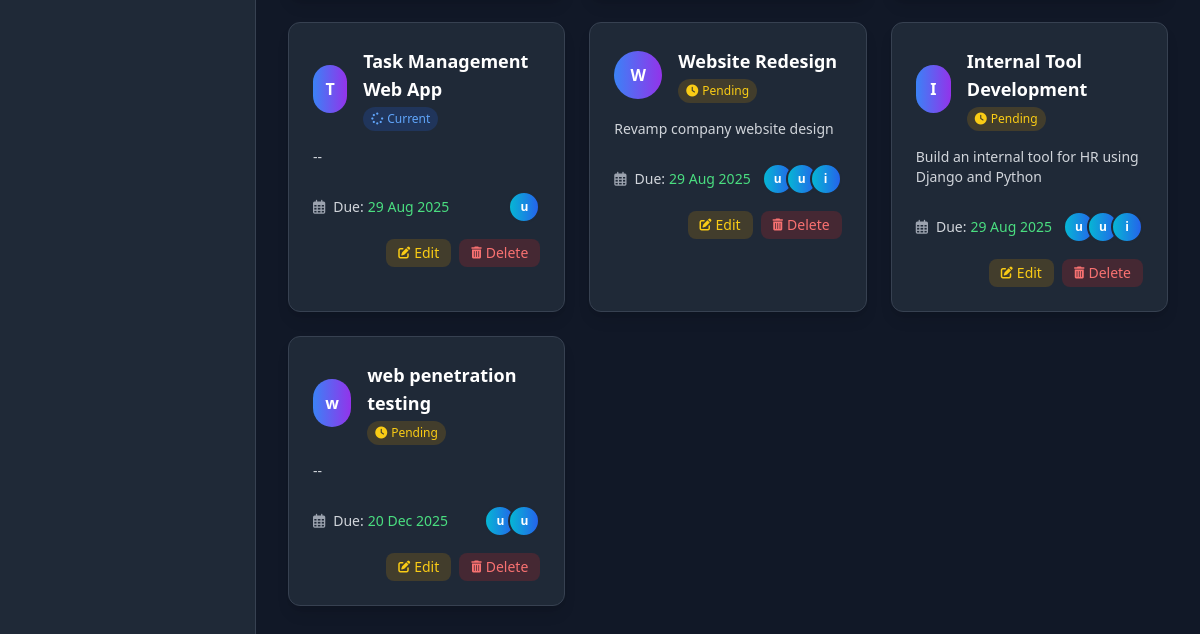
Before: /project/project/ (signed in, lower part) with the older database file.
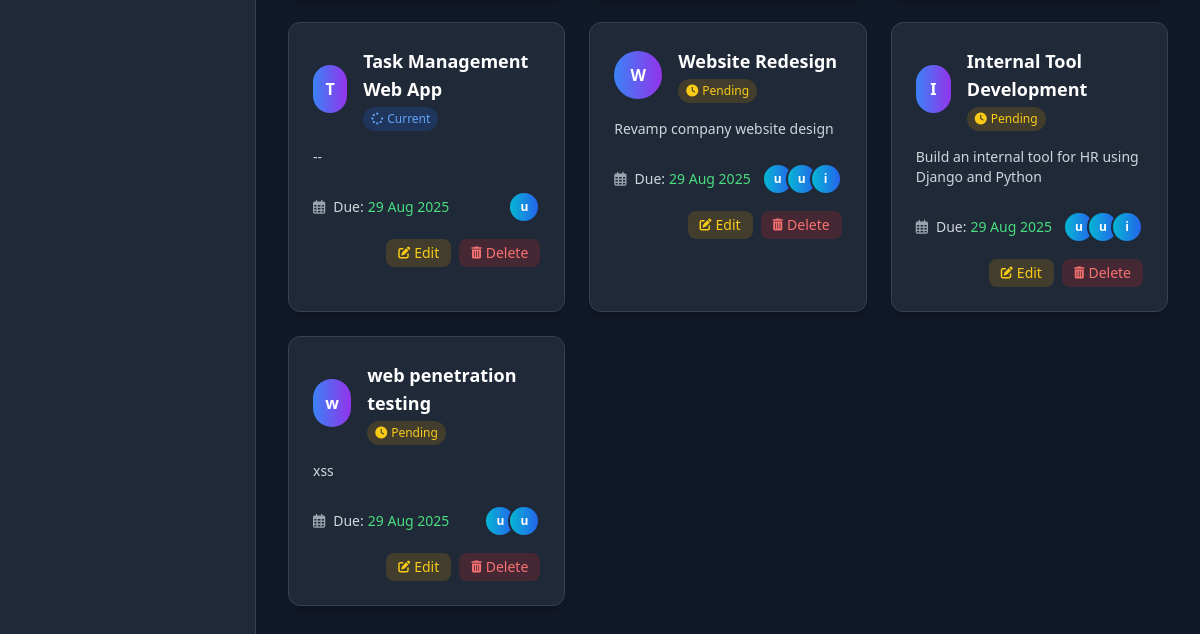
After: the same page with the newer database file.
### project/models.py (models this page shows, shortened)
class Project(models.Model):
    STATUS_CHOICES = [
        ('pending', 'Pending'),
        ('current', 'Current'),
        ('completed', 'Completed'),
        ('failed', 'Failed'),
    ]
    title = models.CharField(max_length=200)
    description = models.TextField(blank=True, null=True)
    status = models.CharField(max_length=20, choices=STATUS_CHOICES, default='pending')
    start_date = models.DateField(null=True, blank=True)
    end_date = models.DateField(null=True, blank=True)
    due_date = models.DateField(null=True, blank=True)
    created_by = models.ForeignKey(settings.AUTH_USER_MODEL, on_delete=models.SET_NULL, null=True, blank=True, related_name='created_projects')
    assigned_users = models.ManyToManyField(
        settings.AUTH_USER_MODEL,
        blank=True,
        related_name='project_assigned_users'  # ✅ Unique related name
    )

### users/models.py (models this page shows, shortened)
class CustomUser(AbstractUser):
    user_id = models.AutoField(primary_key=True)
    preference_field_1 = models.CharField(max_length=100, blank=True, null=True)
    preference_field_2 = models.CharField(max_length=100, blank=True, null=True)
    created_at = models.DateTimeField(auto_now_add=True)
    updated_at = models.DateTimeField(auto_now=True)
    email = models.EmailField(unique=True)
    notifications_enabled = models.BooleanField(default=True)
    expertise = models.CharField(max_length=255, blank=True, null=True)
    ROLE_CHOICES = (
        ('admin', 'Admin'),
        ('manager', 'Project Manager'),
        ('user', 'User'),
    )
    role = models.CharField(max_length=20, choices=ROLE_CHOICES, default='user')
    USERNAME_FIELD = 'username'
    REQUIRED_FIELDS = ['email']
    objects = CustomUserManager()

### project/views.py (the view)
# urls.py: path('project/', views.project_list, name='project_list'),
@login_required
def project_list(request):
    update_expired_projects()
    update_pending_projects()
    status_filter = request.GET.get('status')
    if status_filter in ['pending', 'current', 'completed', 'failed']:
        projects = Project.objects.filter(status=status_filter)
    else:
        projects = Project.objects.all()
    return render(request, 'project/project_tab.html', {'projects': projects})

### project/utils.py (called while the page is built)
def update_expired_projects():
    today = timezone.now().date()
    expired_projects = Project.objects.filter(end_date__lt=today).exclude(status__in=['completed', 'failed'])
    for project in expired_projects:
        project.status = 'failed'
        project.save()

def update_pending_projects():
    today = timezone.now().date()
    projects = Project.objects.filter(start_date__gt=today).exclude(status='pending')
    for project in projects:
        project.status = 'pending'
        project.save()

### users/context_processors.py (called while the page is built)
def user_roles(request):
    user = request.user
    is_admin = False
    if user.is_authenticated:
        user_groups = user.groups.values_list('name', flat=True)
        is_admin = 'Admin' in user_groups
    return {
        'is_admin': is_admin
    }

### project/templates/project/project_tab.html (shortened to what the changed rows need)
{% load static %}
<!DOCTYPE html>
<html lang="en">
<head>
  <script src="https://cdn.tailwindcss.com"></script>
  <link rel="stylesheet" href="https://cdnjs.cloudflare.com/ajax/libs/font-awesome/6.4.0/css/all.min.css">
  <link rel="stylesheet" href="{% static 'css/project_tab.css' %}">
</head>
<body class="bg-gray-900 text-white font-sans">
<div class="flex h-screen">
  <div class="flex-1 p-8 overflow-y-auto">
    <div class="grid grid-cols-1 md:grid-cols-2 lg:grid-cols-3 gap-6">
      {% if projects %}
      {% for project in projects %}
      <div class="bg-gray-800 p-6 rounded-xl shadow-lg hover:shadow-xl border border-gray-700 hover:border-purple-500/30 transition-all duration-300 group">
        <div class="flex items-center mb-4">
          <div class="h-12 w-12 rounded-full bg-gradient-to-r from-blue-500 to-purple-600 flex items-center justify-center text-white font-bold mr-4 group-hover:scale-110 transition-transform">
            {{ project.title|slice:":1" }}
          </div>
          <div>
            <h3 class="font-semibold text-lg">{{ project.title }}</h3>
            <div class="flex items-center mt-1">
              {% if project.status == 'current' %}
                <span class="px-2 py-1 text-xs rounded-full bg-blue-600/20 text-blue-400 flex items-center">
                  <i class="fas fa-spinner fa-pulse mr-1 text-xs"></i> {{ project.get_status_display }}
                </span>
              {% elif project.status == 'pending' %}
                <span class="px-2 py-1 text-xs rounded-full bg-yellow-600/20 text-yellow-400 flex items-center">
                  <i class="fas fa-clock mr-1 text-xs"></i> {{ project.get_status_display }}
                </span>
              {% elif project.status == 'completed' %}
                <span class="px-2 py-1 text-xs rounded-full bg-green-600/20 text-green-400 flex items-center">
                  <i class="fas fa-check-circle mr-1 text-xs"></i> {{ project.get_status_display }}
                </span>
              {% elif project.status == 'failed' %}
                <span class="px-2 py-1 text-xs rounded-full bg-red-600/20 text-red-400 flex items-center">
                  <i class="fas fa-times-circle mr-1 text-xs"></i> {{ project.get_status_display }}
                </span>
              {% endif %}
            </div>
          </div>
        </div>
        <p class="text-sm text-gray-300 mb-6 line-clamp-2">{{ project.description|default:"No description" }}</p>
        <div class="flex items-center justify-between mb-4">
          <div class="flex items-center text-sm">
            <i class="far fa-calendar-alt mr-2 text-gray-400"></i>
            <span class="text-gray-300">Due:</span>
            <span class="ml-1 {% if project.is_overdue %}text-red-400{% else %}text-green-400{% endif %}">{{ project.end_date|date:"d M Y" }}</span>
          </div>
          <div class="flex -space-x-2">
            {% for user in project.assigned_users.all|slice:":5" %}
            <div class="w-8 h-8 rounded-full border-2 border-gray-800 bg-gradient-to-r from-cyan-500 to-blue-600 flex items-center justify-center text-white text-xs font-bold">
              {{ user.username|slice:":1" }}
            </div>
            {% endfor %}
          </div>
        </div>
        <div class="flex justify-end space-x-2 mt-2">
          {% if perms.project.change_project %}
          <a href="{% url 'project:project_edit' project.pk %}" class="flex items-center bg-yellow-600/20 text-yellow-400 px-3 py-1 rounded-lg hover:bg-yellow-600/30 transition-colors text-sm">
            <i class="fas fa-edit mr-1 text-xs"></i>
            Edit
          </a>
          {% endif %}
          {% if perms.project.delete_project %}
          <form action="{% url 'project:project_delete' project.pk %}" method="post" onsubmit="return confirm('Are you sure you want to delete this project?');">
            <button type="submit" class="flex items-center bg-red-600/20 text-red-400 px-3 py-1 rounded-lg hover:bg-red-600/30 transition-colors text-sm">
              <i class="fas fa-trash-alt mr-1 text-xs"></i>
              Delete
            </button>
          </form>
          {% endif %}
        </div>
      </div>
      {% endfor %}
      {% endif %}
    </div>
  </div>
</div>
</body>
</html>

Changed rows visible on the page:
removed Project: title "w", title "web penetration testing", status "Pending", description "--", end_date "20 Dec 2025", CustomUser (username "u"), CustomUser (username "u")
added Project: title "w", title "web penetration testing", status "Pending", description "xss", end_date "29 Aug 2025", CustomUser (username "u"), CustomUser (username "u")
